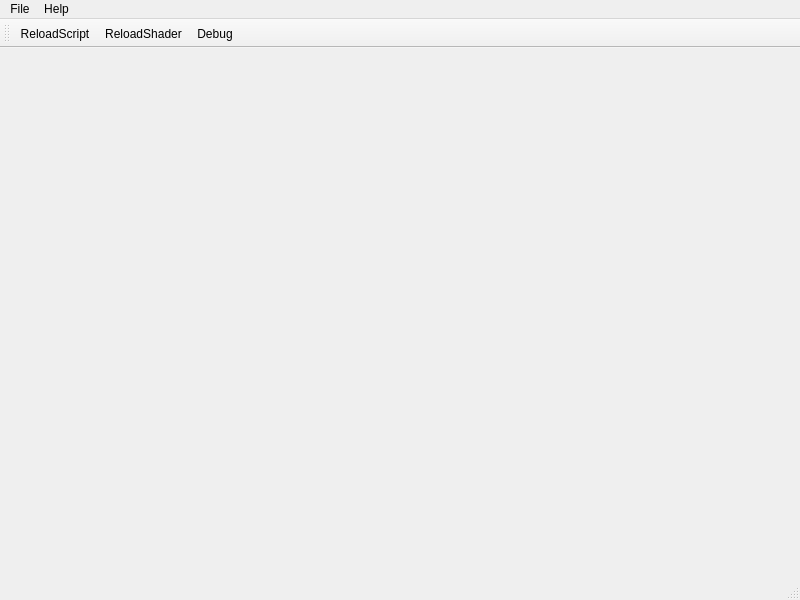
<?xml version="1.0" encoding="UTF-8"?>
<ui version="4.0">
 <class>MainWindow</class>
 <widget class="QMainWindow" name="MainWindow">
  <property name="geometry">
   <rect>
    <x>0</x>
    <y>0</y>
    <width>800</width>
    <height>600</height>
   </rect>
  </property>
  <property name="windowTitle">
   <string>MainWindow</string>
  </property>
  <widget class="QWidget" name="centralwidget">
   <layout class="QVBoxLayout" name="verticalLayout">
    <item>
     <widget class="QWidget" name="widgetGameArea" native="true"/>
    </item>
   </layout>
  </widget>
  <widget class="QMenuBar" name="menubar">
   <property name="geometry">
    <rect>
     <x>0</x>
     <y>0</y>
     <width>800</width>
     <height>26</height>
    </rect>
   </property>
   <widget class="QMenu" name="menuFile">
    <property name="title">
     <string>File</string>
    </property>
    <addaction name="separator"/>
    <addaction name="actionQuit"/>
   </widget>
   <widget class="QMenu" name="menuHelp">
    <property name="title">
     <string>Help</string>
    </property>
    <addaction name="actionAbout"/>
   </widget>
   <addaction name="menuFile"/>
   <addaction name="menuHelp"/>
  </widget>
  <widget class="QStatusBar" name="statusbar"/>
  <widget class="QToolBar" name="toolBar">
   <property name="windowTitle">
    <string>toolBar</string>
   </property>
   <attribute name="toolBarArea">
    <enum>TopToolBarArea</enum>
   </attribute>
   <attribute name="toolBarBreak">
    <bool>false</bool>
   </attribute>
   <addaction name="actionReloadScript"/>
   <addaction name="actionReloadShader"/>
   <addaction name="actionDebug"/>
  </widget>
  <action name="actionReloadScript">
   <property name="text">
    <string>ReloadScript</string>
   </property>
  </action>
  <action name="actionReloadShader">
   <property name="text">
    <string>ReloadShader</string>
   </property>
  </action>
  <action name="actionDebug">
   <property name="text">
    <string>Debug</string>
   </property>
  </action>
  <action name="actionQuit">
   <property name="text">
    <string>Quit</string>
   </property>
  </action>
  <action name="actionAbout">
   <property name="text">
    <string>About</string>
   </property>
  </action>
 </widget>
 <resources/>
 <connections/>
</ui>
